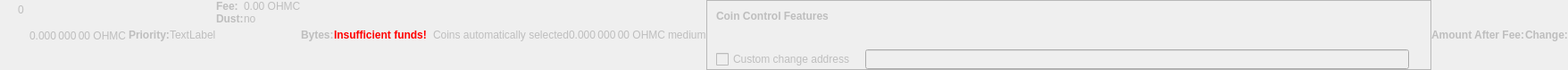
    <widget class="QWidget" name="dummyHideWidget" native="true">
     <property name="enabled">
      <bool>false</bool>
     </property>
     <property name="maximumSize">
      <size>
       <width>100</width>
       <height>16</height>
      </size>
     </property>
     <layout class="QHBoxLayout" name="dummyHideLayout">
      <property name="spacing">
       <number>0</number>
      </property>
      <property name="leftMargin">
       <number>0</number>
      </property>
      <property name="topMargin">
       <number>0</number>
      </property>
      <property name="rightMargin">
       <number>0</number>
      </property>
      <property name="bottomMargin">
       <number>0</number>
      </property>
      <item>
       <layout class="QFormLayout" name="formLayoutCoinControl1">
        <property name="horizontalSpacing">
         <number>10</number>
        </property>
        <property name="verticalSpacing">
         <number>14</number>
        </property>
        <property name="leftMargin">
         <number>10</number>
        </property>
        <property name="topMargin">
         <number>4</number>
        </property>
        <property name="rightMargin">
         <number>6</number>
        </property>
        <item row="0" column="1">
         <widget class="QLabel" name="labelCoinControlBytes">
          <property name="cursor">
           <cursorShape>IBeamCursor</cursorShape>
          </property>
          <property name="contextMenuPolicy">
           <enum>Qt::ActionsContextMenu</enum>
          </property>
          <property name="text">
           <string notr="true">0</string>
          </property>
          <property name="textInteractionFlags">
           <set>Qt::LinksAccessibleByMouse|Qt::TextSelectableByKeyboard|Qt::TextSelectableByMouse</set>
          </property>
         </widget>
        </item>
       </layout>
      </item>
      <item>
       <widget class="QLabel" name="labelCoinControlAfterFee">
        <property name="enabled">
         <bool>false</bool>
        </property>
        <property name="sizePolicy">
         <sizepolicy hsizetype="Fixed" vsizetype="Fixed">
          <horstretch>0</horstretch>
          <verstretch>0</verstretch>
         </sizepolicy>
        </property>
        <property name="minimumSize">
         <size>
          <width>111</width>
          <height>12</height>
         </size>
        </property>
        <property name="maximumSize">
         <size>
          <width>111</width>
          <height>12</height>
         </size>
        </property>
        <property name="cursor">
         <cursorShape>IBeamCursor</cursorShape>
        </property>
        <property name="contextMenuPolicy">
         <enum>Qt::ActionsContextMenu</enum>
        </property>
        <property name="text">
         <string notr="true">0.000 000 00 OHMC</string>
        </property>
        <property name="textInteractionFlags">
         <set>Qt::LinksAccessibleByMouse|Qt::TextSelectableByKeyboard|Qt::TextSelectableByMouse</set>
        </property>
       </widget>
      </item>
      <item>
       <widget class="QLabel" name="labelCoinControlPriorityText">
        <property name="enabled">
         <bool>false</bool>
        </property>
        <property name="font">
         <font>
          <weight>75</weight>
          <bold>true</bold>
         </font>
        </property>
        <property name="text">
         <string>Priority:</string>
        </property>
       </widget>
      </item>
      <item>
       <layout class="QHBoxLayout" name="horizontalLayout">
        <item>
         <widget class="QLabel" name="WarningLabel">
          <property name="text">
           <string>TextLabel</string>
          </property>
         </widget>
        </item>
       </layout>
      </item>
      <item>
       <layout class="QFormLayout" name="formLayoutCoinControl3">
        <property name="horizontalSpacing">
         <number>0</number>
        </property>
        <property name="verticalSpacing">
         <number>0</number>
        </property>
        <property name="leftMargin">
         <number>0</number>
        </property>
        <property name="topMargin">
         <number>0</number>
        </property>
        <property name="rightMargin">
         <number>0</number>
        </property>
        <item row="0" column="0">
         <widget class="QLabel" name="labelCoinControlFeeText">
          <property name="enabled">
           <bool>false</bool>
          </property>
          <property name="font">
           <font>
            <weight>75</weight>
            <bold>true</bold>
           </font>
          </property>
          <property name="text">
           <string>Fee:</string>
          </property>
          <property name="margin">
           <number>0</number>
          </property>
         </widget>
        </item>
        <item row="0" column="1">
         <widget class="QLabel" name="labelCoinControlFee">
          <property name="enabled">
           <bool>false</bool>
          </property>
          <property name="cursor">
           <cursorShape>IBeamCursor</cursorShape>
          </property>
          <property name="contextMenuPolicy">
           <enum>Qt::ActionsContextMenu</enum>
          </property>
          <property name="text">
           <string notr="true">0.00 OHMC</string>
          </property>
          <property name="textInteractionFlags">
           <set>Qt::LinksAccessibleByMouse|Qt::TextSelectableByKeyboard|Qt::TextSelectableByMouse</set>
          </property>
         </widget>
        </item>
        <item row="1" column="0">
         <widget class="QLabel" name="labelCoinControlLowOutputText">
          <property name="enabled">
           <bool>false</bool>
          </property>
          <property name="font">
           <font>
            <weight>75</weight>
            <bold>true</bold>
           </font>
          </property>
          <property name="text">
           <string>Dust:</string>
          </property>
         </widget>
        </item>
        <item row="1" column="1">
         <widget class="QLabel" name="labelCoinControlLowOutput">
          <property name="enabled">
           <bool>false</bool>
          </property>
          <property name="cursor">
           <cursorShape>IBeamCursor</cursorShape>
          </property>
          <property name="contextMenuPolicy">
           <enum>Qt::ActionsContextMenu</enum>
          </property>
          <property name="text">
           <string>no</string>
          </property>
          <property name="textInteractionFlags">
           <set>Qt::LinksAccessibleByMouse|Qt::TextSelectableByKeyboard|Qt::TextSelectableByMouse</set>
          </property>
         </widget>
        </item>
       </layout>
      </item>
      <item>
       <widget class="QLabel" name="labelCoinControlBytesText">
        <property name="enabled">
         <bool>false</bool>
        </property>
        <property name="font">
         <font>
          <weight>75</weight>
          <bold>true</bold>
         </font>
        </property>
        <property name="text">
         <string>Bytes:</string>
        </property>
       </widget>
      </item>
      <item>
       <layout class="QFormLayout" name="formLayoutCoinControl2">
        <property name="horizontalSpacing">
         <number>0</number>
        </property>
        <property name="verticalSpacing">
         <number>0</number>
        </property>
        <property name="leftMargin">
         <number>0</number>
        </property>
        <property name="topMargin">
         <number>0</number>
        </property>
        <property name="rightMargin">
         <number>0</number>
        </property>
       </layout>
      </item>
      <item>
       <layout class="QHBoxLayout" name="horizontalLayoutCoinControl2">
        <property name="spacing">
         <number>0</number>
        </property>
        <property name="bottomMargin">
         <number>0</number>
        </property>
       </layout>
      </item>
      <item>
       <widget class="QLabel" name="labelCoinControlInsuffFunds">
        <property name="enabled">
         <bool>false</bool>
        </property>
        <property name="minimumSize">
         <size>
          <width>0</width>
          <height>0</height>
         </size>
        </property>
        <property name="font">
         <font>
          <weight>75</weight>
          <bold>true</bold>
         </font>
        </property>
        <property name="styleSheet">
         <string notr="true">color:red;font-weight:bold;</string>
        </property>
        <property name="text">
         <string>Insufficient funds!</string>
        </property>
        <property name="margin">
         <number>5</number>
        </property>
       </widget>
      </item>
      <item>
       <layout class="QFormLayout" name="formLayoutCoinControl4">
        <property name="horizontalSpacing">
         <number>0</number>
        </property>
        <property name="verticalSpacing">
         <number>0</number>
        </property>
        <property name="leftMargin">
         <number>0</number>
        </property>
        <property name="topMargin">
         <number>0</number>
        </property>
        <property name="rightMargin">
         <number>0</number>
        </property>
       </layout>
      </item>
      <item>
       <widget class="QLabel" name="labelCoinControlChangeLabel">
        <property name="enabled">
         <bool>false</bool>
        </property>
        <property name="sizePolicy">
         <sizepolicy hsizetype="Preferred" vsizetype="Expanding">
          <horstretch>0</horstretch>
          <verstretch>0</verstretch>
         </sizepolicy>
        </property>
        <property name="minimumSize">
         <size>
          <width>0</width>
          <height>0</height>
         </size>
        </property>
        <property name="text">
         <string/>
        </property>
        <property name="margin">
         <number>3</number>
        </property>
       </widget>
      </item>
      <item>
       <widget class="QLabel" name="labelCoinControlAutomaticallySelected">
        <property name="enabled">
         <bool>false</bool>
        </property>
        <property name="sizePolicy">
         <sizepolicy hsizetype="Fixed" vsizetype="Fixed">
          <horstretch>0</horstretch>
          <verstretch>0</verstretch>
         </sizepolicy>
        </property>
        <property name="minimumSize">
         <size>
          <width>0</width>
          <height>0</height>
         </size>
        </property>
        <property name="maximumSize">
         <size>
          <width>240</width>
          <height>16777215</height>
         </size>
        </property>
        <property name="text">
         <string>Coins automatically selected</string>
        </property>
        <property name="margin">
         <number>5</number>
        </property>
       </widget>
      </item>
      <item>
       <widget class="QLabel" name="labelCoinControlChange">
        <property name="enabled">
         <bool>false</bool>
        </property>
        <property name="sizePolicy">
         <sizepolicy hsizetype="Fixed" vsizetype="Fixed">
          <horstretch>0</horstretch>
          <verstretch>0</verstretch>
         </sizepolicy>
        </property>
        <property name="minimumSize">
         <size>
          <width>111</width>
          <height>0</height>
         </size>
        </property>
        <property name="maximumSize">
         <size>
          <width>111</width>
          <height>16777215</height>
         </size>
        </property>
        <property name="cursor">
         <cursorShape>IBeamCursor</cursorShape>
        </property>
        <property name="contextMenuPolicy">
         <enum>Qt::ActionsContextMenu</enum>
        </property>
        <property name="text">
         <string notr="true">0.000 000 00 OHMC</string>
        </property>
        <property name="textInteractionFlags">
         <set>Qt::LinksAccessibleByMouse|Qt::TextSelectableByKeyboard|Qt::TextSelectableByMouse</set>
        </property>
       </widget>
      </item>
      <item>
       <widget class="QLabel" name="labelCoinControlPriority">
        <property name="enabled">
         <bool>false</bool>
        </property>
        <property name="cursor">
         <cursorShape>IBeamCursor</cursorShape>
        </property>
        <property name="contextMenuPolicy">
         <enum>Qt::ActionsContextMenu</enum>
        </property>
        <property name="text">
         <string>medium</string>
        </property>
        <property name="textInteractionFlags">
         <set>Qt::LinksAccessibleByMouse|Qt::TextSelectableByKeyboard|Qt::TextSelectableByMouse</set>
        </property>
       </widget>
      </item>
      <item>
       <widget class="QFrame" name="frameCoinControl">
        <property name="sizePolicy">
         <sizepolicy hsizetype="Expanding" vsizetype="Expanding">
          <horstretch>0</horstretch>
          <verstretch>0</verstretch>
         </sizepolicy>
        </property>
        <property name="maximumSize">
         <size>
          <width>16777215</width>
          <height>16777215</height>
         </size>
        </property>
        <property name="frameShape">
         <enum>QFrame::StyledPanel</enum>
        </property>
        <property name="frameShadow">
         <enum>QFrame::Sunken</enum>
        </property>
        <layout class="QVBoxLayout" name="verticalLayoutCoinControl2_2">
         <property name="spacing">
          <number>0</number>
         </property>
         <property name="leftMargin">
          <number>0</number>
         </property>
         <property name="topMargin">
          <number>0</number>
         </property>
         <property name="rightMargin">
          <number>0</number>
         </property>
         <property name="bottomMargin">
          <number>0</number>
         </property>
         <item>
          <layout class="QVBoxLayout" name="verticalLayoutCoinControl" stretch="0,0,0,1">
           <property name="spacing">
            <number>0</number>
           </property>
           <property name="leftMargin">
            <number>10</number>
           </property>
           <property name="topMargin">
            <number>10</number>
           </property>
           <item>
            <layout class="QHBoxLayout" name="horizontalLayoutCoinControl1">
             <property name="bottomMargin">
              <number>15</number>
             </property>
             <item>
              <widget class="QLabel" name="labelCoinControlFeatures">
               <property name="enabled">
                <bool>false</bool>
               </property>
               <property name="sizePolicy">
                <sizepolicy hsizetype="Preferred" vsizetype="Maximum">
                 <horstretch>0</horstretch>
                 <verstretch>0</verstretch>
                </sizepolicy>
               </property>
               <property name="font">
                <font>
                 <weight>75</weight>
                 <bold>true</bold>
                </font>
               </property>
               <property name="styleSheet">
                <string notr="true">font-weight:bold;</string>
               </property>
               <property name="text">
                <string>Coin Control Features</string>
               </property>
              </widget>
             </item>
            </layout>
           </item>
           <item>
            <widget class="QWidget" name="widgetCoinControl" native="true">
             <property name="sizePolicy">
              <sizepolicy hsizetype="Preferred" vsizetype="Preferred">
               <horstretch>0</horstretch>
               <verstretch>0</verstretch>
              </sizepolicy>
             </property>
             <property name="minimumSize">
              <size>
               <width>0</width>
               <height>0</height>
              </size>
             </property>
             <property name="styleSheet">
              <string notr="true"/>
             </property>
             <layout class="QHBoxLayout" name="horizontalLayoutCoinControl5_2">
              <property name="leftMargin">
               <number>0</number>
              </property>
              <property name="topMargin">
               <number>0</number>
              </property>
              <property name="rightMargin">
               <number>0</number>
              </property>
              <property name="bottomMargin">
               <number>0</number>
              </property>
              <item>
               <layout class="QHBoxLayout" name="horizontalLayoutCoinControl3">
                <property name="spacing">
                 <number>20</number>
                </property>
                <property name="topMargin">
                 <number>0</number>
                </property>
                <property name="bottomMargin">
                 <number>10</number>
                </property>
               </layout>
              </item>
             </layout>
            </widget>
           </item>
           <item>
            <layout class="QHBoxLayout" name="horizontalLayoutCoinControl4" stretch="0,0,0">
             <property name="spacing">
              <number>12</number>
             </property>
             <property name="sizeConstraint">
              <enum>QLayout::SetDefaultConstraint</enum>
             </property>
             <property name="topMargin">
              <number>5</number>
             </property>
             <property name="rightMargin">
              <number>5</number>
             </property>
             <item>
              <widget class="QCheckBox" name="checkBoxCoinControlChange">
               <property name="enabled">
                <bool>false</bool>
               </property>
               <property name="toolTip">
                <string>If this is activated, but the change address is empty or invalid, change will be sent to a newly generated address.</string>
               </property>
               <property name="text">
                <string>Custom change address</string>
               </property>
              </widget>
             </item>
             <item>
              <widget class="QValidatedLineEdit" name="lineEditCoinControlChange">
               <property name="enabled">
                <bool>false</bool>
               </property>
               <property name="sizePolicy">
                <sizepolicy hsizetype="Expanding" vsizetype="Fixed">
                 <horstretch>0</horstretch>
                 <verstretch>0</verstretch>
                </sizepolicy>
               </property>
              </widget>
             </item>
             <item>
              <widget class="QLabel" name="labelCoinControlChangeLabel_2">
               <property name="sizePolicy">
                <sizepolicy hsizetype="Preferred" vsizetype="Expanding">
                 <horstretch>0</horstretch>
                 <verstretch>0</verstretch>
                </sizepolicy>
               </property>
               <property name="minimumSize">
                <size>
                 <width>0</width>
                 <height>0</height>
                </size>
               </property>
               <property name="text">
                <string/>
               </property>
               <property name="margin">
                <number>3</number>
               </property>
              </widget>
             </item>
            </layout>
           </item>
           <item>
            <spacer name="verticalSpacerCoinControl">
             <property name="orientation">
              <enum>Qt::Vertical</enum>
             </property>
             <property name="sizeHint" stdset="0">
              <size>
               <width>800</width>
               <height>1</height>
              </size>
             </property>
            </spacer>
           </item>
          </layout>
         </item>
        </layout>
       </widget>
      </item>
      <item>
       <widget class="QLabel" name="labelCoinControlAfterFeeText">
        <property name="enabled">
         <bool>false</bool>
        </property>
        <property name="minimumSize">
         <size>
          <width>0</width>
          <height>0</height>
         </size>
        </property>
        <property name="maximumSize">
         <size>
          <width>16777215</width>
          <height>16777215</height>
         </size>
        </property>
        <property name="font">
         <font>
          <weight>75</weight>
          <bold>true</bold>
         </font>
        </property>
        <property name="text">
         <string>Amount After Fee:</string>
        </property>
        <property name="alignment">
         <set>Qt::AlignLeading|Qt::AlignLeft|Qt::AlignVCenter</set>
        </property>
        <property name="margin">
         <number>0</number>
        </property>
       </widget>
      </item>
      <item>
       <widget class="QLabel" name="labelCoinControlChangeText">
        <property name="enabled">
         <bool>false</bool>
        </property>
        <property name="sizePolicy">
         <sizepolicy hsizetype="Preferred" vsizetype="Preferred">
          <horstretch>0</horstretch>
          <verstretch>0</verstretch>
         </sizepolicy>
        </property>
        <property name="minimumSize">
         <size>
          <width>0</width>
          <height>0</height>
         </size>
        </property>
        <property name="maximumSize">
         <size>
          <width>16777215</width>
          <height>16777215</height>
         </size>
        </property>
        <property name="font">
         <font>
          <weight>75</weight>
          <bold>true</bold>
         </font>
        </property>
        <property name="text">
         <string>Change:</string>
        </property>
        <property name="alignment">
         <set>Qt::AlignLeading|Qt::AlignLeft|Qt::AlignVCenter</set>
        </property>
       </widget>
      </item>
     </layout>
    </widget>
